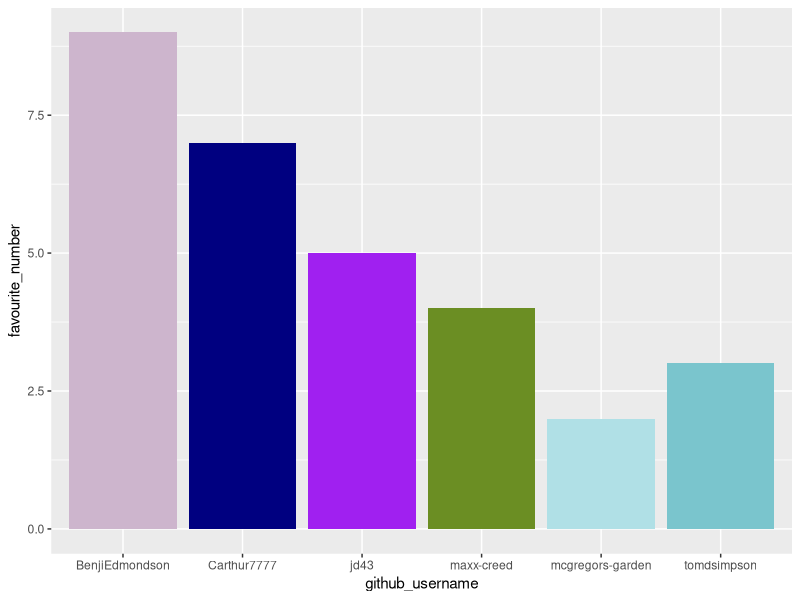
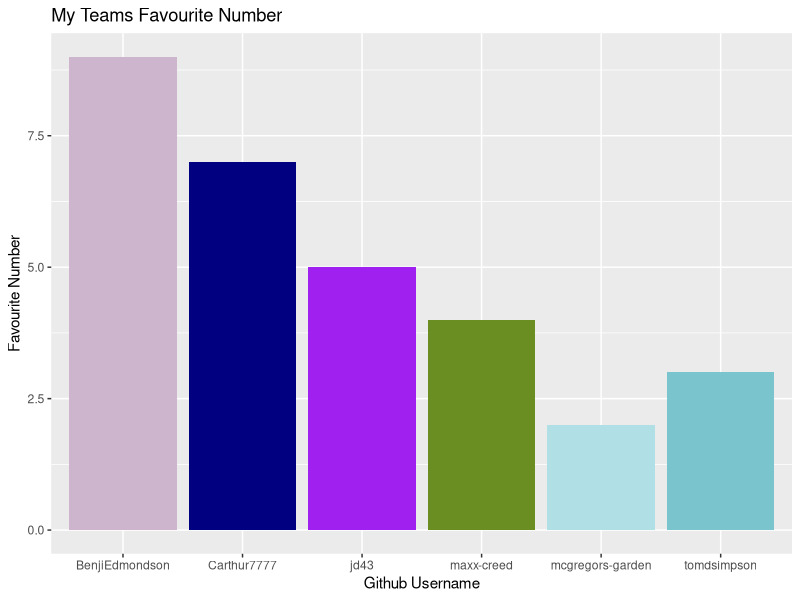
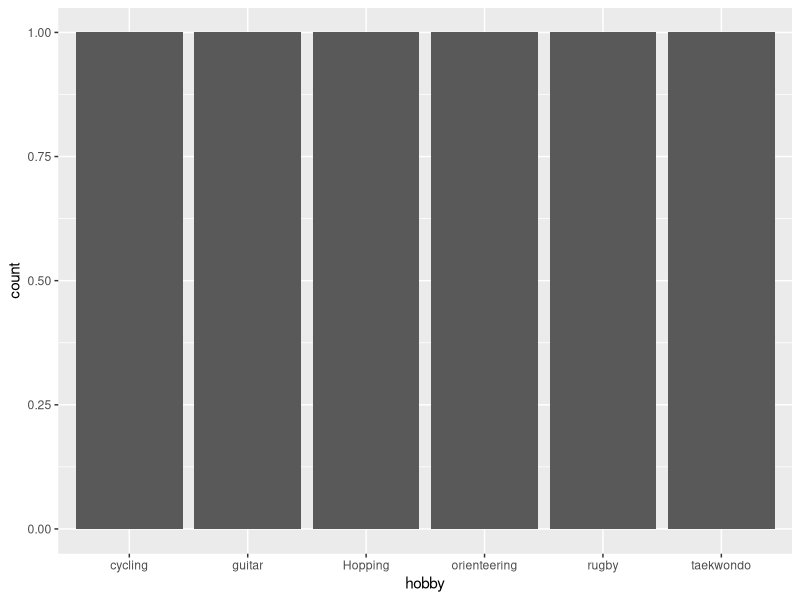

Recreate these plots in R, in order.
## ---- chunk 1
library(tidyverse) 
## ---- chunk 2
team_data <- tibble(
  name = c("Peter Rabbit", "Cameron", "Jamie", 
           "Benji", "Tom", "Max"),
  github_username = c("mcgregors-garden", "Carthur7777", "jd43", 
                      "BenjiEdmondson", "tomdsimpson", "maxx-creed"), 
  colour = c("powderblue", "navyblue", "purple", 
             "thistle3", "cadetblue3", "olivedrab"),
  hobby = c("Hopping", "rugby", "taekwondo", 
            "orienteering", "cycling", "guitar"),
  favourite_number = c(2, 7, 5, 9, 3,4)
  )

team_data
## ---- chunk 3
p1 <- ggplot(data = team_data, 
             mapping = aes(x = github_username, 
                           y = favourite_number,
                           fill = colour), 
             ) +
   geom_col() +
   scale_fill_identity()
p1
## ---- chunk 4
p1 + labs(x = "Github Username", 
          y = "Favourite Number",
          title = "My Teams Favourite Number")
## ---- chunk 5
p2 <- ggplot(team_data, aes(x = hobby)) +
  geom_bar()
p2
